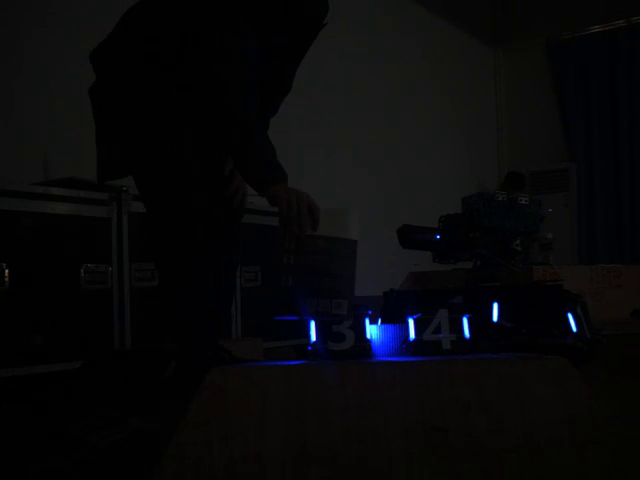
#> input picture frame 168 of qA_aim/data/armor/装甲板_蓝.mp4, 640 x 480 px
$ python tuner.py
#> lines starting #> are read from the running program, lines starting #| are printed output that depends on the picture
"""
HSV 阈值调节工具 — 滑动条实时调节
使用方法: python tuner.py
"""
import cv2
import numpy as np
from pathlib import Path
import sys
sys.path.insert(0, str(Path(__file__).resolve().parent))

from config import DATA_DIR


def nothing(x):
    pass


def main():
    # 视频选择
    video_path = DATA_DIR / "装甲板_蓝.mp4"
    if not video_path.exists():
        print("请将视频文件放在 data/armor/ 目录下")
        return

    cap = cv2.VideoCapture(str(video_path))

    # 创建窗口
    window_name = "HSV Tuner - 装甲板识别"
    cv2.namedWindow(window_name, cv2.WINDOW_NORMAL)
    cv2.resizeWindow(window_name, 1200, 800)

    # 创建滑动条
    # 红色区间1
    cv2.createTrackbar("H1_low", window_name, 0, 180, nothing)
    cv2.createTrackbar("H1_high", window_name, 15, 180, nothing)
    cv2.createTrackbar("S1_low", window_name, 100, 255, nothing)
    cv2.createTrackbar("S1_high", window_name, 255, 255, nothing)
    cv2.createTrackbar("V1_low", window_name, 120, 255, nothing)
    cv2.createTrackbar("V1_high", window_name, 255, 255, nothing)

    # 红色区间2
    cv2.createTrackbar("H2_low", window_name, 170, 180, nothing)
    cv2.createTrackbar("H2_high", window_name, 180, 180, nothing)
    cv2.createTrackbar("S2_low", window_name, 100, 255, nothing)
    cv2.createTrackbar("S2_high", window_name, 255, 255, nothing)
    cv2.createTrackbar("V2_low", window_name, 120, 255, nothing)
    cv2.createTrackbar("V2_high", window_name, 255, 255, nothing)

    # 形态学参数
    cv2.createTrackbar("Dilate", window_name, 1, 5, nothing)

    # 蓝色模式切换
    cv2.createTrackbar("Mode(0=Red,1=Blue)", window_name, 0, 1, nothing)

    paused = False
    frame_idx = 0

    print("=" * 50)
    print("HSV 阈值调节工具")
    print("  空格键: 暂停/播放")
    print("  左右箭头: 前后跳帧")
    print("  q: 退出")
    print("  s: 截图保存当前参数")
    print("=" * 50)

    while True:
        if not paused:
            ret, frame = cap.read()
#> frame is the input picture: shape (480, 640, 3); mean B, G, R 10.1, 8.5, 8.4
            if not ret:
                cap.set(cv2.CAP_PROP_POS_FRAMES, 0)
                ret, frame = cap.read()
            frame_idx += 1

        # 读取滑动条
        mode = cv2.getTrackbarPos("Mode(0=Red,1=Blue)", window_name)

        if mode == 0:  # Red
            h1_low = cv2.getTrackbarPos("H1_low", window_name)
            h1_high = cv2.getTrackbarPos("H1_high", window_name)
            s1_low = cv2.getTrackbarPos("S1_low", window_name)
            s1_high = cv2.getTrackbarPos("S1_high", window_name)
            v1_low = cv2.getTrackbarPos("V1_low", window_name)
            v1_high = cv2.getTrackbarPos("V1_high", window_name)

            h2_low = cv2.getTrackbarPos("H2_low", window_name)
            h2_high = cv2.getTrackbarPos("H2_high", window_name)
            s2_low = cv2.getTrackbarPos("S2_low", window_name)
            s2_high = cv2.getTrackbarPos("S2_high", window_name)
            v2_low = cv2.getTrackbarPos("V2_low", window_name)
            v2_high = cv2.getTrackbarPos("V2_high", window_name)

            lower1 = np.array([h1_low, s1_low, v1_low])
            upper1 = np.array([h1_high, s1_high, v1_high])
            lower2 = np.array([h2_low, s2_low, v2_low])
            upper2 = np.array([h2_high, s2_high, v2_high])
        else:  # Blue
            # 简化：复用红色滑动条位置作为蓝色参数
            h1_low = cv2.getTrackbarPos("H1_low", window_name)
            h1_high = cv2.getTrackbarPos("H1_high", window_name)
            s1_low = cv2.getTrackbarPos("S1_low", window_name)
            v1_low = cv2.getTrackbarPos("V1_low", window_name)

            lower1 = np.array([h1_low + 90, s1_low, v1_low])
            upper1 = np.array([h1_high + 90, 255, 255])
            lower2 = None
            upper2 = None

        dilate_iter = cv2.getTrackbarPos("Dilate", window_name)

        # 处理
        blurred = cv2.GaussianBlur(frame, (5, 5), 0)
        hsv = cv2.cvtColor(blurred, cv2.COLOR_BGR2HSV)
#> hsv: shape (480, 640, 3); mean H, S, V 43.5, 72.3, 11.1

        mask1 = cv2.inRange(hsv, lower1, upper1)
#> mask1: shape (480, 640); every value is 0
        if lower2 is not None:
            mask2 = cv2.inRange(hsv, lower2, upper2)
            binary = cv2.bitwise_or(mask1, mask2)
        else:
            binary = mask1

        kernel = cv2.getStructuringElement(cv2.MORPH_ELLIPSE, (5, 5))
        binary = cv2.dilate(binary, kernel, iterations=dilate_iter)

        # 显示
        vis = np.hstack([
            frame,
            cv2.cvtColor(binary, cv2.COLOR_GRAY2BGR),
        ])
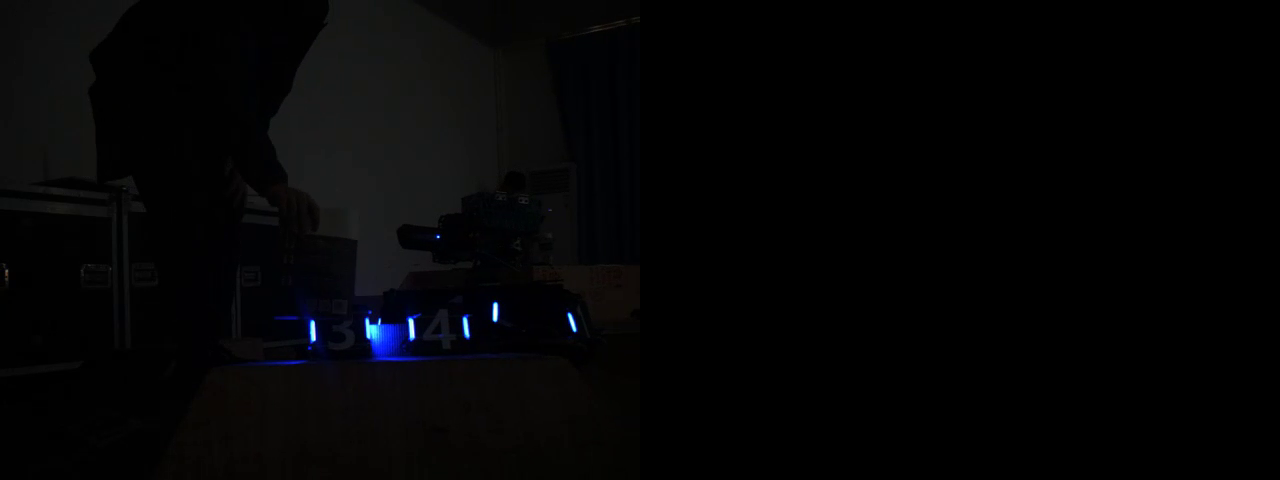
#> vis: shape (480, 1280, 3); mean B, G, R 5.1, 4.2, 4.2

        # 信息
        cv2.putText(vis, f"Frame: {frame_idx}", (10, 30),
                   cv2.FONT_HERSHEY_SIMPLEX, 0.8, (0, 255, 255), 2)
        cv2.putText(vis, f"Mode: {'Blue' if mode else 'Red'}", (10, 60),
                   cv2.FONT_HERSHEY_SIMPLEX, 0.8, (0, 255, 255), 2)
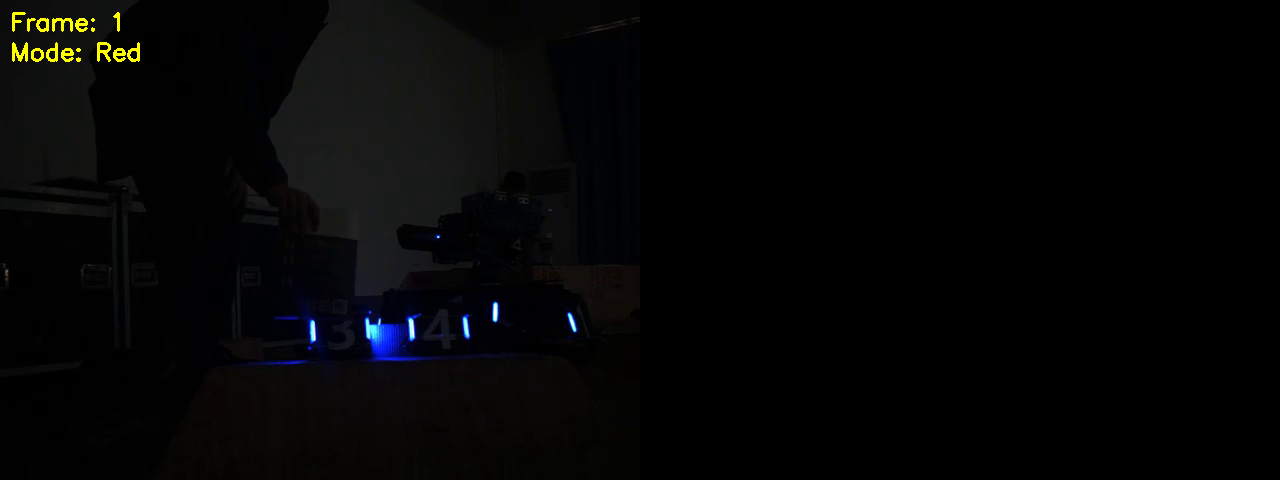
#> vis: shape (480, 1280, 3); mean B, G, R 5, 4.9, 4.8

        cv2.imshow(window_name, vis)

        key = cv2.waitKey(1) & 0xFF
#> (key q is pressed here)
        if key == ord('q'):
            break
        elif key == ord(' '):
            paused = not paused
        elif key == ord('s'):
            # 截图
            cv2.imwrite("tuner_screenshot.png", vis)
            print(f"截图已保存: tuner_screenshot.png")
            if mode == 0:
                print(f"当前红色阈值:")
                print(f"  lower1 = np.array([{h1_low}, {s1_low}, {v1_low}])")
                print(f"  upper1 = np.array([{h1_high}, {s1_high}, {v1_high}])")
                print(f"  lower2 = np.array([{h2_low}, {s2_low}, {v2_low}])")
                print(f"  upper2 = np.array([{h2_high}, {s2_high}, {v2_high}])")
        elif key == 81:  # 左箭头
            cap.set(cv2.CAP_PROP_POS_FRAMES, max(0, frame_idx - 10))
            frame_idx = max(0, frame_idx - 10)
        elif key == 83:  # 右箭头
            frame_idx += 10

    cap.release()
    cv2.destroyAllWindows()


if __name__ == "__main__":
    main()

$ run again, starting later in the video
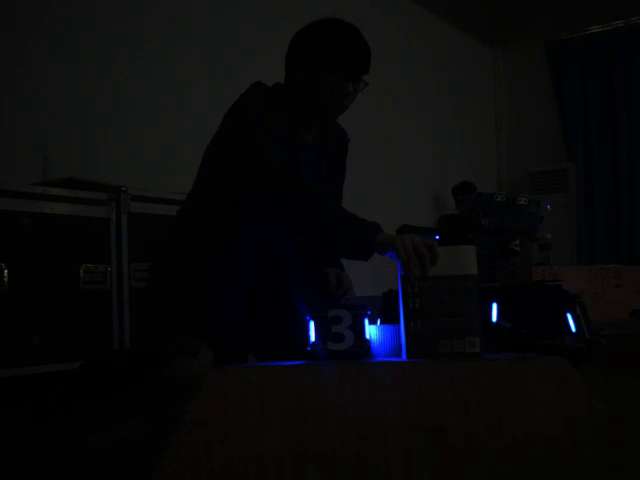
#> input picture frame 757 of qA_aim/data/armor/装甲板_蓝.mp4, 640 x 480 px
#> in main, frame is the input picture: shape (480, 640, 3); mean B, G, R 10.7, 9.1, 9
#> hsv: shape (480, 640, 3); mean H, S, V 48, 79.8, 11.7
#> mask1: shape (480, 640); every value is 0
#> in main, `vis = np.hstack([ frame, cv2.cvtColor(binary, cv2.COLOR_GRAY2BGR), ])`:
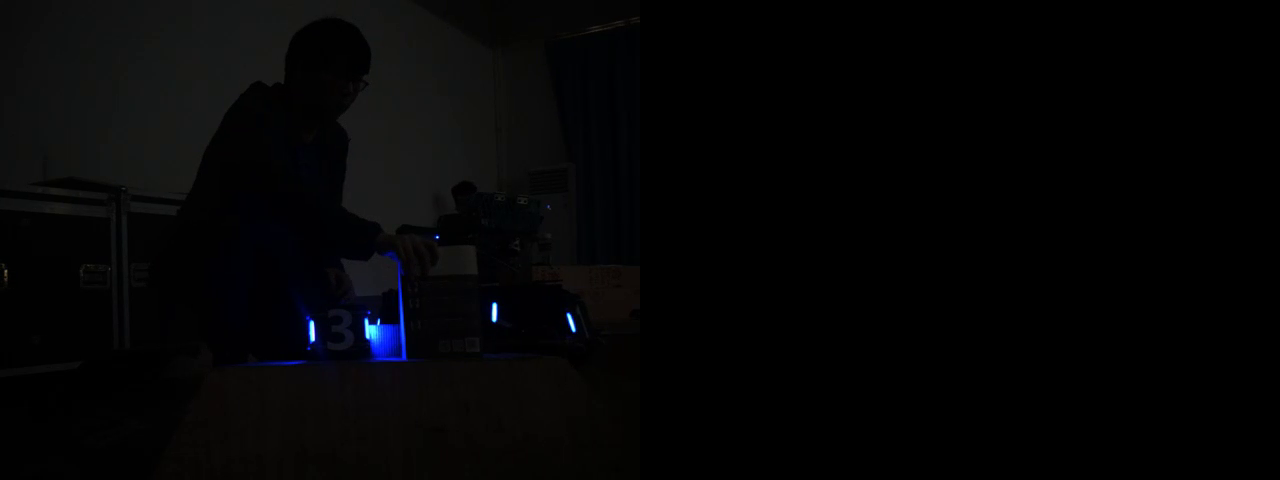
#> vis: shape (480, 1280, 3); mean B, G, R 5.3, 4.6, 4.5
#> in main, `cv2.putText(vis, f"Mode: {'Blue' if mode else 'Red'}", (10, 60), cv2.F..`:
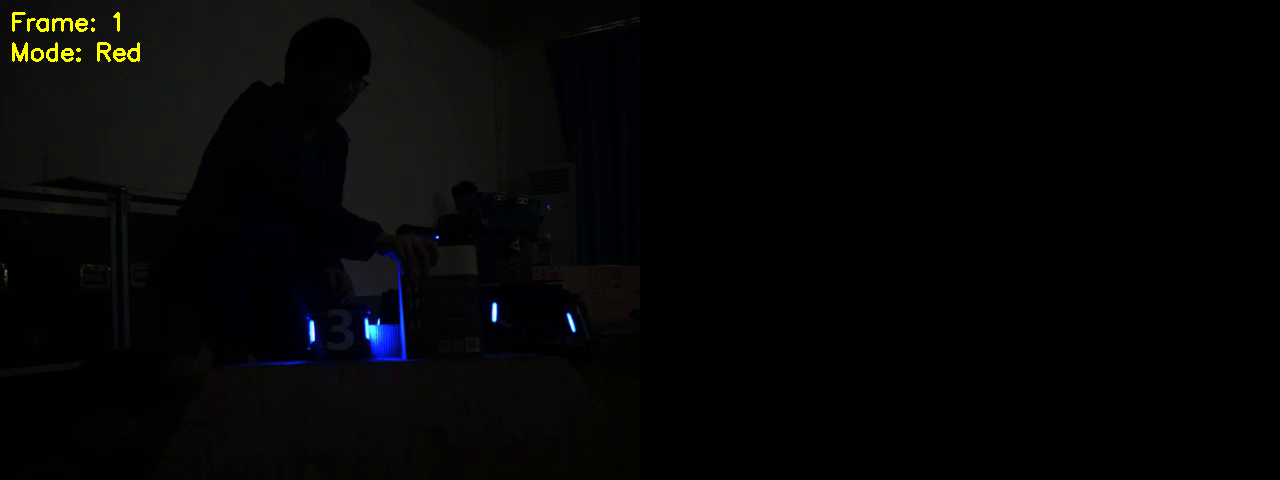
#> vis: shape (480, 1280, 3); mean B, G, R 5.3, 5.2, 5.1

$ run again, starting later in the video
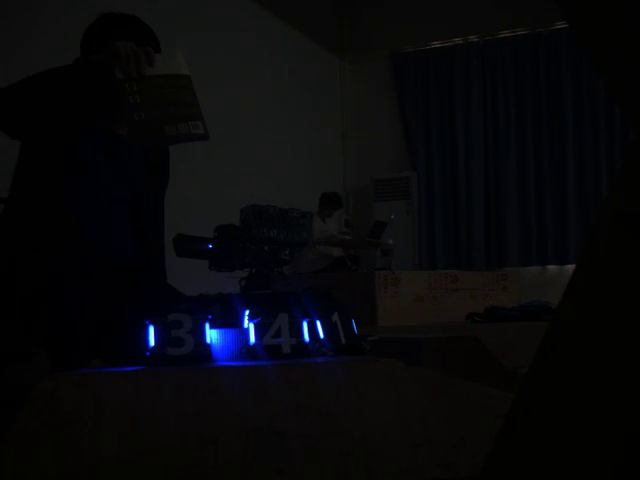
#> input picture frame 1347 of qA_aim/data/armor/装甲板_蓝.mp4, 640 x 480 px
#> in main, frame is the input picture: shape (480, 640, 3); mean B, G, R 10.6, 8.1, 7.8
#> hsv: shape (480, 640, 3); mean H, S, V 63.6, 119.3, 11.8
#> mask1: shape (480, 640); every value is 0
#> in main, `vis = np.hstack([ frame, cv2.cvtColor(binary, cv2.COLOR_GRAY2BGR), ])`:
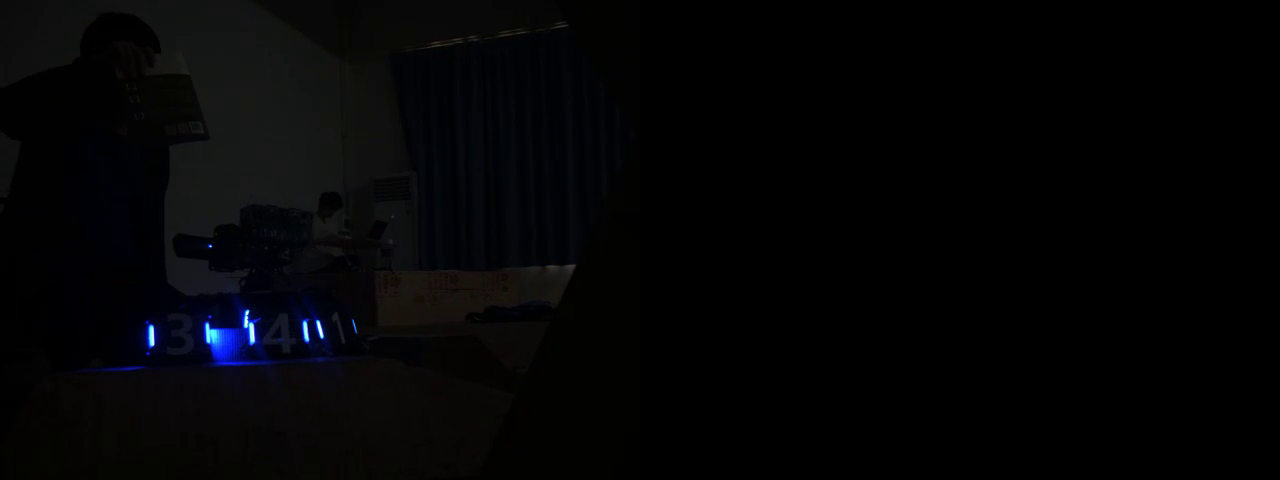
#> vis: shape (480, 1280, 3); mean B, G, R 5.3, 4, 3.9
#> in main, `cv2.putText(vis, f"Mode: {'Blue' if mode else 'Red'}", (10, 60), cv2.F..`:
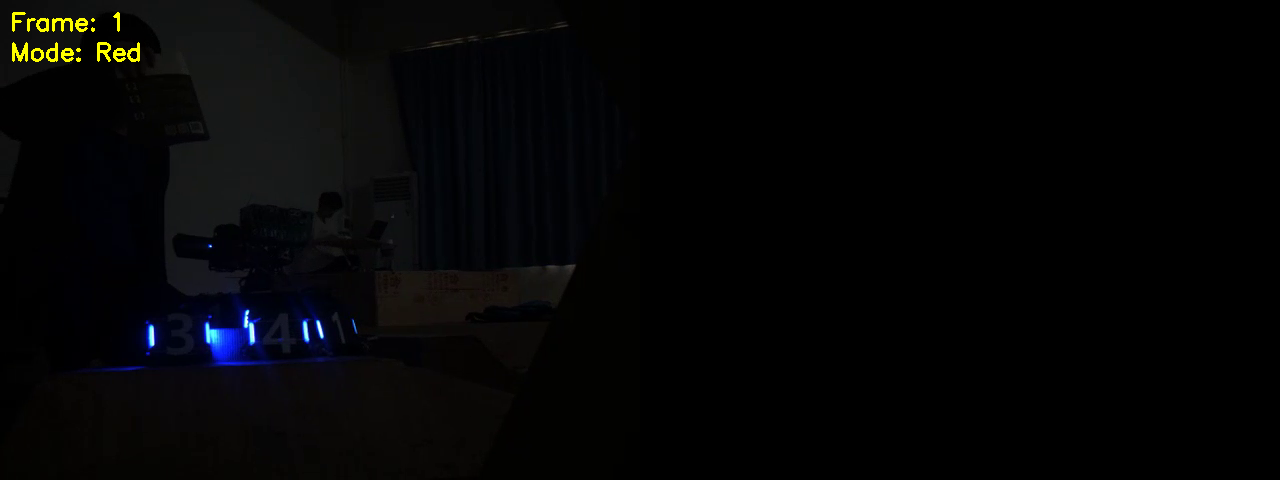
#> vis: shape (480, 1280, 3); mean B, G, R 5.3, 4.7, 4.5
